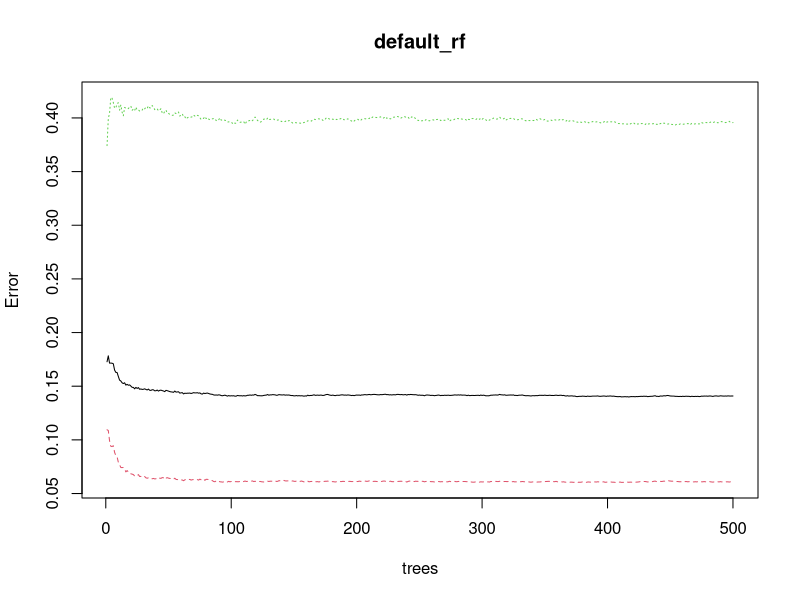
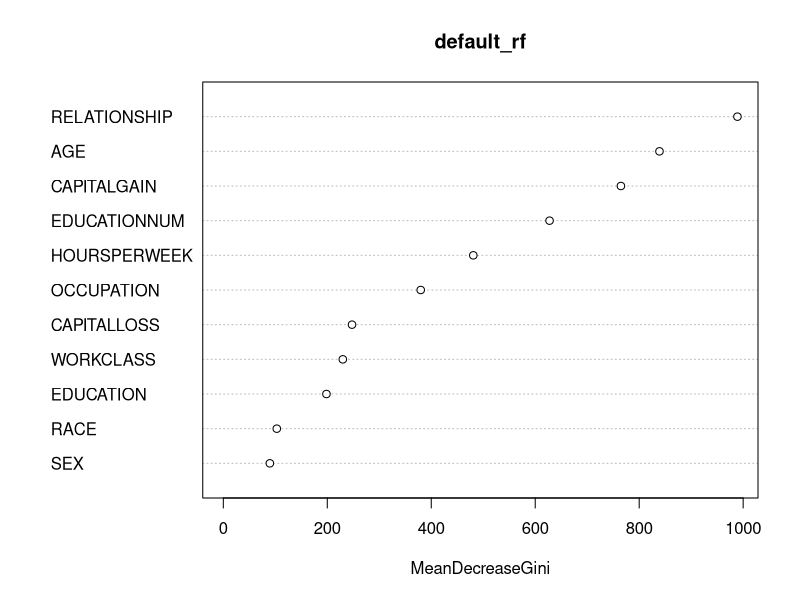
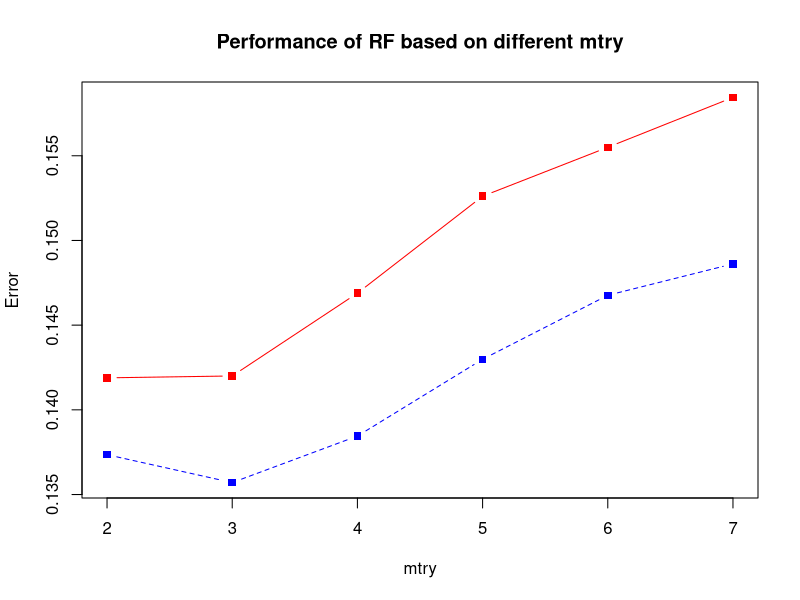
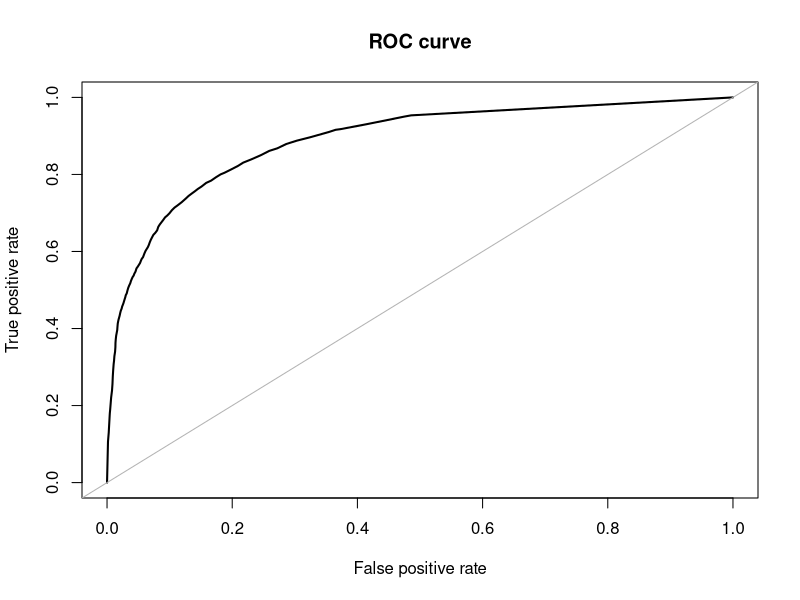
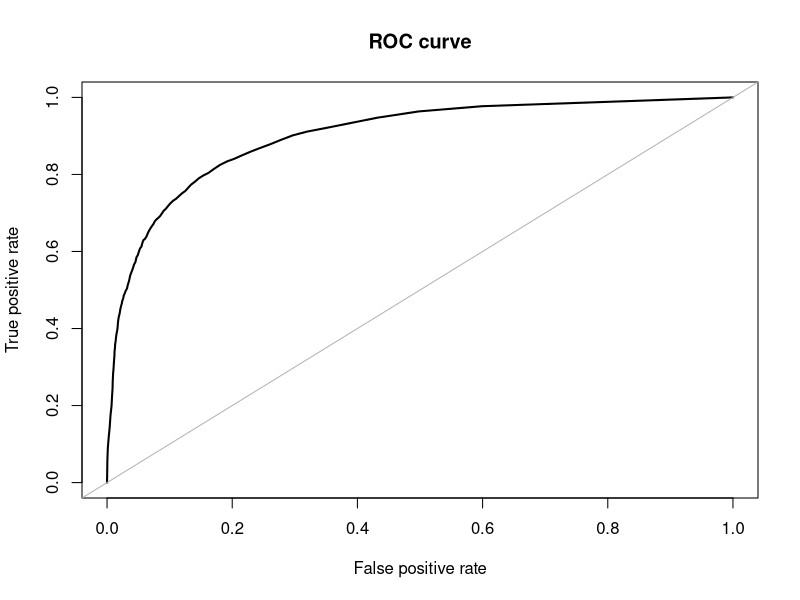

Recreate these plots in R, in order.
## ---- chunk 1
dt<-read.csv("adult.csv")
dt_train<-dt[1:18000,]
dt_valid<-dt[-(1:18000),]
## ---- chunk 2
library(randomForest)
default_rf<-randomForest(as.factor(ABOVE50K)~.,data=dt_train)
## ---- chunk 3
default_rf
## ---- chunk 4
plot(default_rf)
## ---- chunk 5
importance(default_rf)
## ---- chunk 6
varImpPlot(default_rf)
## ---- chunk 7
oob.err=double()
test.err=double()
for(i in 1:6){
  individual_rf<-randomForest(as.factor(ABOVE50K)~.,data=dt_train,
                              ntree=100,mtry=(i+1))
  # out-of-bag error (based on the imbedded rf output)
  oob.err[i]<-individual_rf$err.rate[100,1]
  # test error (based on the error from valid data)
  pred<-predict(individual_rf,newdata=dt_valid)
  test.err[i]<-1-mean(as.factor(dt_valid$ABOVE50K)==pred)
  # indicate the process 
  cat(i)
}
## ---- chunk 8
oob.err
test.err
## ---- chunk 9
matplot(2:7,
        cbind(oob.err,test.err),
        pch=15,
        col=c("red","blue"),
        type="b",
        main="Performance of RF based on different mtry",
        ylab="Error",
        xlab="mtry"
)
## ---- chunk 10
refined_rf<-randomForest(as.factor(ABOVE50K)~.,
                         data=dt_train,
                         ntree=100,
                         mtry=2)
refined_rf
## ---- chunk 11
# In-sample
pred_train<-predict(refined_rf,type="prob")[,2]
# Out-of-sample
pred_valid<-predict(refined_rf,newdata=dt_valid, type="prob")[,"1"]

head(pred_train)
head(pred_valid)
## ---- chunk 12
actual_train<-as.factor(dt_train$ABOVE50K)
actual_valid<-as.factor(dt_valid$ABOVE50K)
## ---- chunk 13
CM_train<-table(actual_train,pred_train>0.5)
CM_train
## ---- chunk 14
CM_valid<-table(actual_valid,pred_valid>0.5)
CM_valid
## ---- chunk 15
sum(diag(CM_train))/sum(CM_train)
CM_train[2,2]/sum(CM_train[2,])
CM_train[1,1]/sum(CM_train[1,])
## ---- chunk 16
sum(diag(CM_valid))/sum(CM_valid)
CM_valid[2,2]/sum(CM_valid[2,])
CM_valid[1,1]/sum(CM_valid[1,])
## ---- chunk 17
library(ROSE)
roc.curve(actual_train,pred_train)
## ---- chunk 18
roc.curve(actual_valid,pred_valid)
